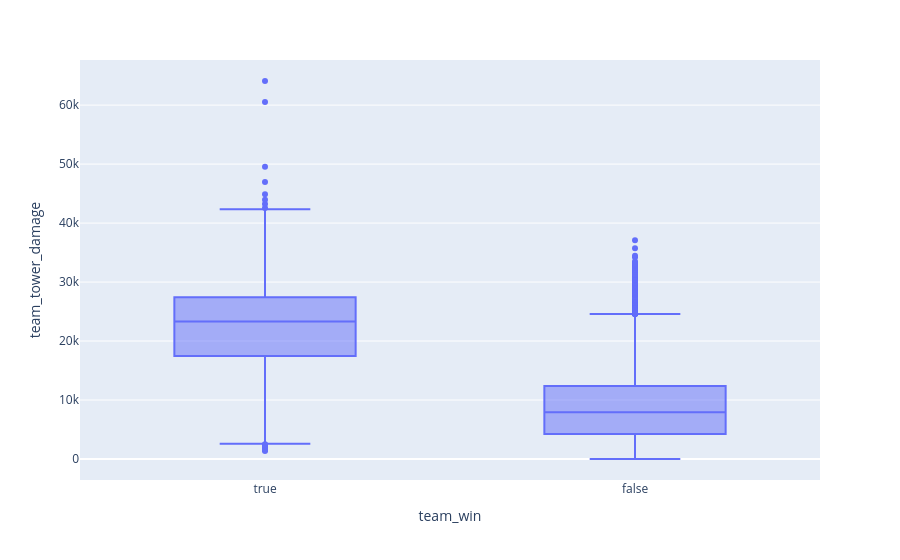

Here is the notebook cell this chart was saved with:
### Markdown cell above
<p>The same can be said for building damage features, such as "top_building_damage", which also makes sense.

### Code cell
fig = px.box(matches_df, x="team_win", y="team_tower_damage")
fig.write_image("images/TeamTowerDamage_by_TeamWin.png")
fig.show()

### Figure 1 — Plotly figure (JSON) as saved in the notebook; plotly's stock layout.template omitted (floating-point values rounded to 4 significant figures; data arrays with more than 128 entries replaced by an {"elided": "..."} marker saying what was removed)
{"data": [{"alignmentgroup": "True", "hovertemplate": "team_win=%{x}<br>team_tower_damage=%{y}<extra></extra>", "legendgroup": "", "marker": {"color": "#636efa"}, "name": "", "notched": false, "offsetgroup": "", "orientation": "v", "showlegend": false, "type": "box", "x": {"elided": "40174 bool values"}, "x0": " ", "xaxis": "x", "y": {"elided": "40174 float values"}, "y0": " ", "yaxis": "y"}], "layout": {"boxmode": "group", "legend": {"tracegroupgap": 0}, "margin": {"t": 60}, "xaxis": {"anchor": "y", "domain": [0, 1], "title": {"text": "team_win"}}, "yaxis": {"anchor": "x", "domain": [0, 1], "title": {"text": "team_tower_damage"}}}}
